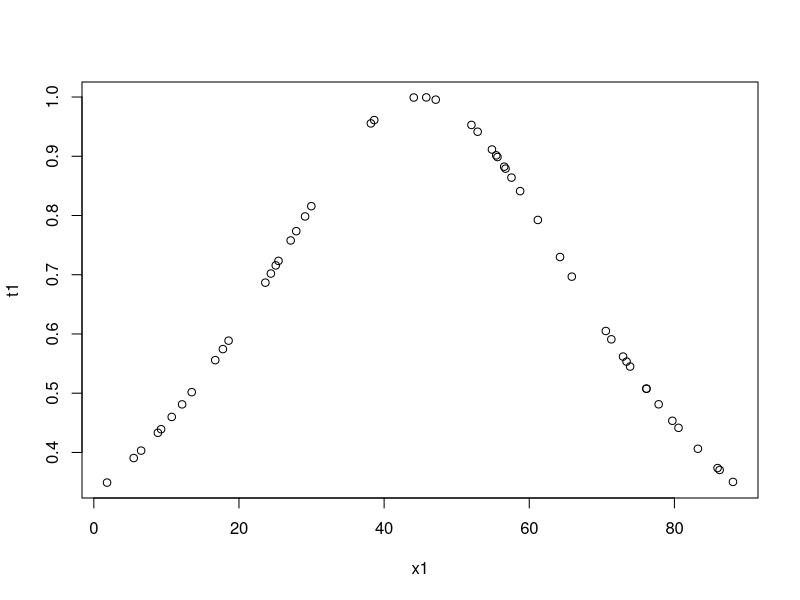
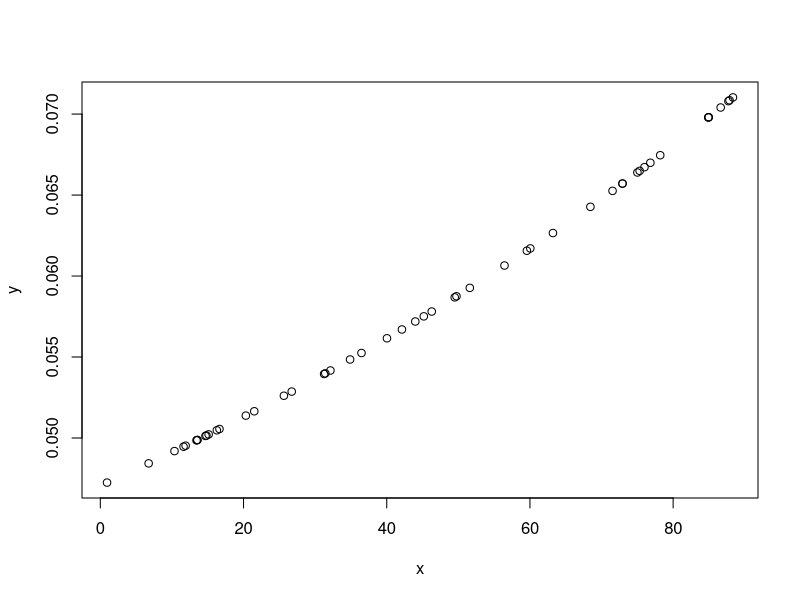
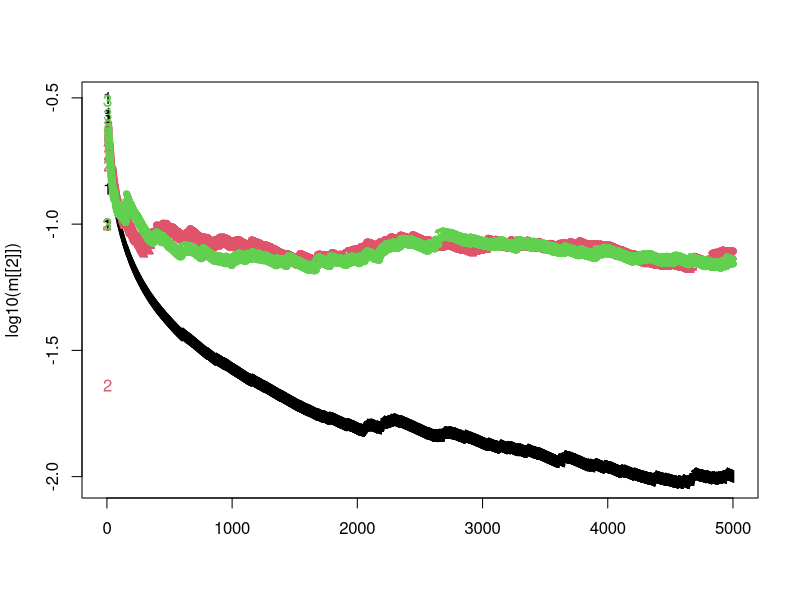
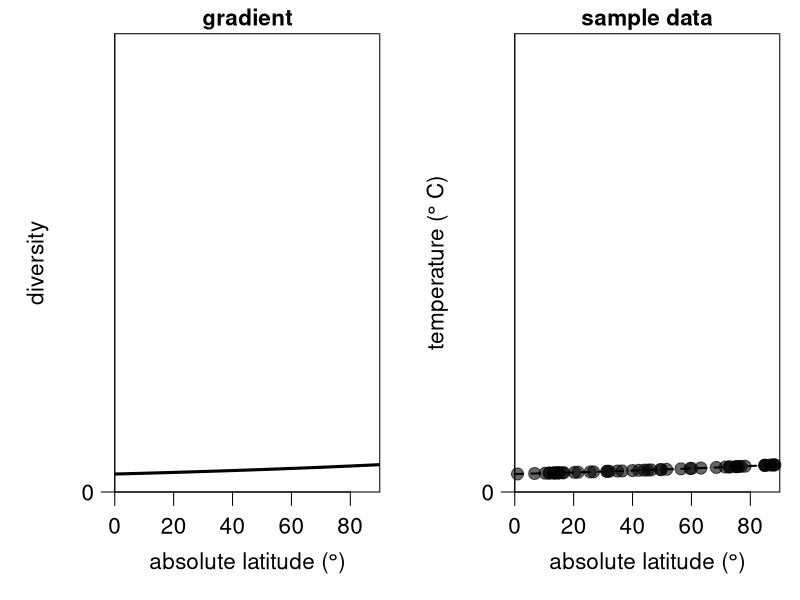
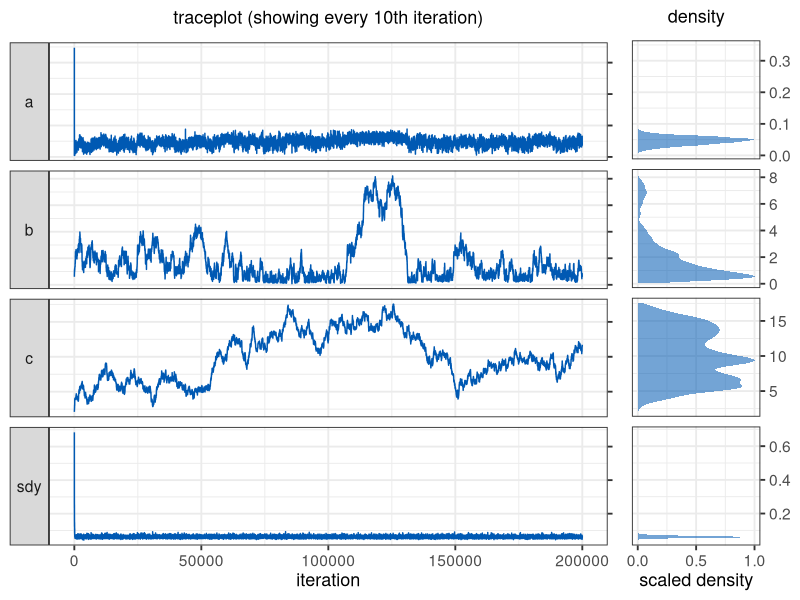
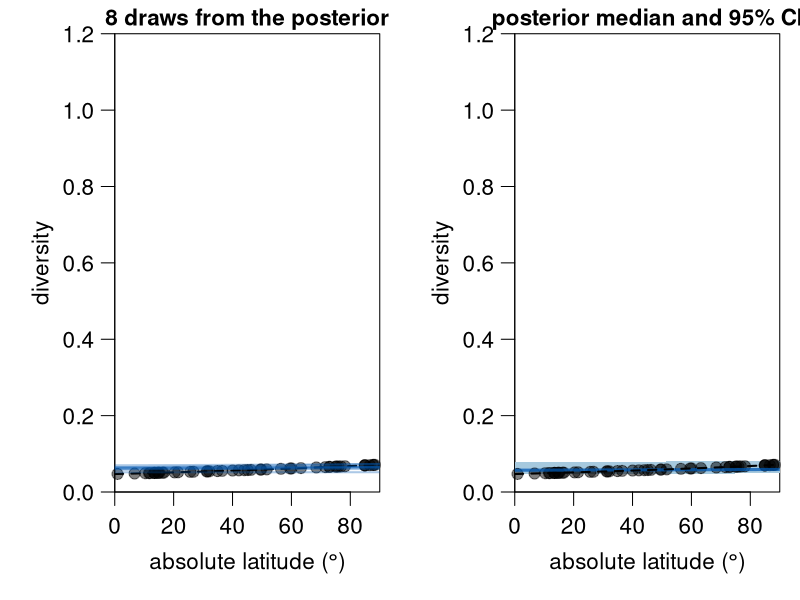
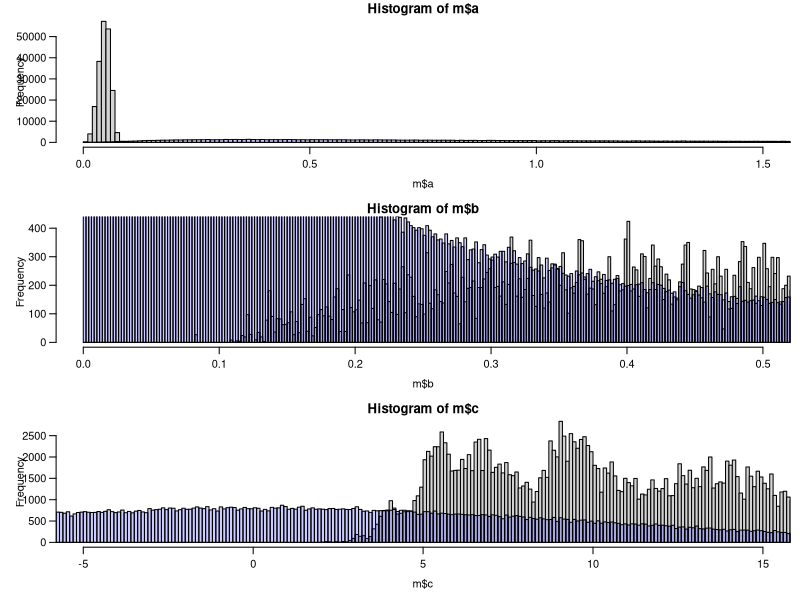

Generate these figures, in order, with R:
color = rgb(0.5,0.9,1)

N = 50
x1 <- runif(N,0,90)

a = 0
b = 1
c = 4.5
sdy = 0
t1 <- 1/(0.1*b*(x1/10-c)^2+1) +a+ rnorm(N,0,sdy)

plot(x1,t1)


#lm(t1 ~ a/(b*(x/10-c)^2+1))

######################################################
######################################################
### A Metropolis-Hastings algorithm for Latitudinal
### Temperature Gradients
###
### by Kilian Eichenseer
### February 2022
###
######################################################
######################################################
### FUNCTIONS

gradient <- function(x, coeff, sdy) { # sigma is labelled "sdy"
  a = coeff[1]
  b = coeff[2]
  c = coeff[3]
  return(1/(b*(x/100-c)^2+1)+ a + rnorm(length(x),0,sdy))
}

loglik <- function(x, y,  coeff, sdy) {
  a = coeff[1]
  b = coeff[2]
  c = coeff[3]
  pred = 1/(b*(x/100-c)^2+1)+a
  return(sum(dnorm(y, mean = pred, sd = sdy, log = TRUE)))
}

logprior <- function(coeff) {
  return(sum(c(
    dlnorm(coeff[1], 0, 1, log = TRUE),
    dlnorm(coeff[2], -2, 1.5, log = TRUE),
    dnorm(coeff[3], 0, 10, log = TRUE))))
}

logposterior <- function(x, y, coeff, sdy){
  return (loglik(x, y, coeff, sdy) + logprior(coeff))
}

MH_propose <- function(coeff, proposal_sd){
  return(rnorm(3,mean = coeff, sd= c(.1,.1,.1)))
}

weighted_var <- function(x, weights, sum_weights) {
  sum(weights*((x-sum(weights*x)/sum_weights)^2))/(sum_weights)
}

# Main MCMCM function
run_MCMC <- function(x, y, coeff_inits, sdy_init, nIter, proposal_sd_init = rep(0.1,3), nAdapt = 10000){
  ### Initialisation
  coefficients = array(dim = c(nIter,3)) # set up array to store coefficients
  coefficients[1,] = coeff_inits # initialise coefficients
  sdy = rep(NA_real_,nIter) # set up vector to store sdy
  sdy[1] = sdy_init # intialise sdy
  A_sdy = 3 # parameter for the prior on the inverse gamma distribution of sdy
  B_sdy = 0.1 # parameter for the prior on the inverse gamma distribution of sdy
  n <- length(y)
  shape_sdy <- A_sdy+n/2 # shape parameter for the inverse gamma
  sd_it <- 1
  coeff_sd <- array(NA_real_,dim = c(nAdapt,3))
  coeff_sd[1:2,] <- proposal_sd_init
  coeff_diff <- array(NA_real_,dim = c(nAdapt,3))
  allWeights <- exp((-(nAdapt-2)):0/1000)
  
  ### The MCMC loop
  for (i in 2:nIter){
    
    ## 1. Gibbs step to estimate sdy
    sdy[i] = sqrt(1/rgamma(1,shape_sdy,B_sdy+0.5*sum((y-gradient(x,coefficients[i-1,],0))^2)))
    
    ## 2. Metropolis-Hastings step to estimate the regression coefficients
    proposal = MH_propose(coefficients[i-1,],coeff_sd[sd_it,]) # new proposed values
    if(any(proposal[c(1,2)] <= 0)) HR = 0 else # Q and nu need to be >0
      # Hasting's ratio of the proposal
      HR = exp(logposterior(x = x, y = y, coeff = proposal, sdy = sdy[i]) -
                 logposterior(x = x, y = y, coeff = coefficients[i-1,], sdy = sdy[i]))
    
    #if(gradient(65, proposal,0) >10) HR = 0
    # accept proposal with probability = min(HR,1)
    if (runif(1) < HR){
      coefficients[i,] = proposal
      # if proposal is rejected, keep the values from the previous iteration
    }else{
      coefficients[i,] = coefficients[i-1,]
    }
    # Adaptation of proposal SD
    if(i < nAdapt){
      
      coeff_diff[i,] <- coefficients[i,]-coefficients[i-1,]
      if(i>=3) {
        weights = allWeights[(nAdapt-i+2):nAdapt-1]
        sum_weights = sum(weights)
        weighted_var_coeff <- apply(coeff_diff[2:i,], 2, function(f) weighted_var(
          f, weights = weights, sum_weights = sum_weights))
        
        
        coeff_sd[i+1,] <- ifelse(weighted_var_coeff==0,
                                 sqrt(coeff_sd[i,]^2/10),
                                 sqrt(2.4^2 * weighted_var_coeff))
      }
      sd_it <- i
    }
  } # end of the MCMC loop
  
  ###  Function output
  output = list(data.frame(a = coefficients[,1],
                           b = coefficients[,2],
                           c = coefficients[,3],
                           sdy = sdy),
                coeff_sd)
  return(output)
}
# for plotting the 95 % CI shading
error_polygon <- function(x,en,ep,color) {
  polygon( c(x[1], x, x[length(x)], x[length(x)], rev(x), x[1]),
           c((ep)[1],ep, (ep)[length(ep)], (en)[length(en)], rev(en), (en)[1]),
           border = NA, col = color)
}


### Data creation
set.seed(2)
sample_lat <- runif(50,0,90)
sample_data <- data.frame(
  x = sample_lat,
  y = gradient(x = sample_lat, coeff = c(a,b,c), sd = sdy))

plot(sample_data)
### Analysis
nIter <- 200000
system.time({m <- run_MCMC(x = sample_data$x, y = sample_data$y,
                           coeff_inits = c(0.8,0.12,2), sdy_init = 0.03, nIter = nIter,
                           nAdapt = 5000)})
matplot(log10(m[[2]]))

#m[[2]][5000,]
######################################################
######################################################
### PLOTS

######################################################
## Plots of the data


layout(matrix(c(1,2), nrow = 1, ncol = 2, byrow = TRUE))

par(mar = c(4,4.25,1.25,0.75), las = 1, mgp = c(2.25,0.75,0), cex = 1.35)
latitude <- seq(0,90,by=0.2)
diversity <- gradient(x = latitude, coeff = c(a, b, c), sd = 0)
plot(latitude, diversity, type = "l", lwd = 3, ylim = c(0,1.2),
     xlab = expression ("absolute latitude ("*degree*")"), yaxt = "n",
     ylab = expression("diversity"), yaxs = "i", xaxs = "i",
     xlim = c(0,90), main = "gradient", cex.main = 1)
axis(2,seq(-5,30,5),c(NA,0,NA,10,NA,20,NA,30))


plot(latitude, diversity, type = "l", lwd = 2, ylim = c(0,1.2),
     xlab = expression ("absolute latitude ("*degree*")"), yaxt = "n",
     ylab = expression("temperature ("*degree~"C)"), yaxs = "i", xaxs = "i",
     xlim = c(0,90), main = "sample data", lty= 2, cex.main = 1)
points(sample_data$x, sample_data$y,  pch = 19, cex = 1.2, col = rgb(0,0,0,0.6), xpd = T)
axis(2,seq(-5,30,5),c(NA,0,NA,10,NA,20,NA,30))
par(mfrow = c(1,1))
######################################################
## Posterior checks

library(ggplot2)
library(dplyr)
library(reshape)
library(cowplot)
m <- m[[1]] %>% mutate(iteration = 1:nrow(.))
mm <- melt(m,id.vars = "iteration")
mm <- mm %>% mutate(trueval = rep(c(a, b,c, sdy), each = nrow(m)))

facet.labs = c("F", "K", "M", "Q", expression(nu), expression(sigma["y"]))
names(facet.labs) <- c("A", "K", "M", "Q", "nu", "sdy")

p1 <- ggplot(mm %>% filter(iteration %% 10 == 0)) + geom_line(aes(x = iteration, y = value),
                                                              colour = rgb(0,0.35,0.7,1))+
  facet_grid(variable ~ ., switch = "y",scales = "free_y",
             labeller = labeller(variable = facet.labs)) +
  theme(legend.position = "none")+
  theme_bw(base_size = 14)+
  theme(strip.text.y.left = element_text(angle = 0))+
  scale_y_continuous(position = "right")+
  ylab(NULL)+
  ggtitle(expression("traceplot (showing every 10th"~"iteration)"))+
  theme(plot.title = element_text(size = 13, face = "bold",hjust = 0.5),
        axis.title=element_text(size=13), axis.text.y=element_blank(),)


p2 <- ggplot(mm %>% filter(iteration %% 10 == 0)) +
  #geom_vline(aes(xintercept = trueval), colour = "black", size = 1,linetype = "solid")+
  
  stat_density(aes(x = value, y =..scaled..),
               fill = rgb(0,0.35,0.7,0.55), size = 1.5)+
  facet_grid(variable ~ ., scales = "free_y")+
  theme(legend.position = "none")+
  theme_bw(base_size = 14)+
  theme(strip.background = element_blank(),
        strip.text.y = element_blank())+
  scale_y_continuous(position = "left",breaks = c(0,0.5,1))+
  scale_x_continuous(position = "top")+
  coord_flip()+
  ylab("scaled density")+
  xlab(NULL)+
  ggtitle(expression("density"))+
  theme(plot.title = element_text(size = 13, face = "bold",hjust = 0.5),
        axis.title=element_text(size=13))

plot_grid(p1, p2, ncol = 2, labels = c("", ""),
          rel_widths = c(7,2))


######################################################
## Gradient from posterior
burnin <- 10000
layout(matrix(c(1,2), nrow = 1, ncol = 2, byrow = TRUE))
par(mar = c(4,4.25,1.25,0.75), las = 1, mgp = c(2.25,0.75,0), cex = 1.35)
latitude <- seq(0,90,by=0.5)
diversity <- gradient(x = latitude, coeff = c(a, b, c), sdy = 0)
plot(latitude, diversity, type = "l", lwd = 2, ylim = c(0,1.2), 
     xlab = expression ("absolute latitude ("*degree*")"), 
     ylab = "diversity", yaxs = "i", xaxs = "i", lty = 2,
     xlim = c(0,90), main = "8 draws from the posterior", cex.main = 1)
points(sample_data$x, sample_data$y,  pch = 19, cex = 1.1, col = rgb(0,0,0,0.5), xpd = T)
replicate(8, points(latitude, gradient(x = latitude, coeff = 
                                         unlist(m[sample((burnin+1):nIter,1),1:3]), sdy = 0),
                    type = "l", col = rgb(0,0.35,0.7,0.33), lwd = 2))
#axis(2,seq(-5,30,5),c(NA,0,NA,10,NA,20,NA,30))

# Calculate confidence intervals
sample_it <- sample((burnin+1):nIter,1000)
grad_025 <- sapply(1:length(latitude), function(f) quantile(
  apply(m[sample_it,1:3],1,function(a) gradient(x=latitude[f], coeff =  a, sdy = 0)), 
  probs = 0.025))
grad_975 <- sapply(1:length(latitude), function(f) quantile(
  apply(m[sample_it,1:3],1,function(a) gradient(x=latitude[f], coeff =  a, sdy = 0)), 
  probs = 0.975))

# Calculate confidence intervals
sample_it <- sample((burnin+1):nIter,1000)
grad_025 <- sapply(1:length(latitude), function(f) quantile(
  apply(m[sample_it,1:3],1,function(a) gradient(x=latitude[f], coeff =  a, sdy = 0)), 
  probs = 0.025))
grad_975 <- sapply(1:length(latitude), function(f) quantile(
  apply(m[sample_it,1:3],1,function(a) gradient(x=latitude[f], coeff =  a, sdy = 0)), 
  probs = 0.975))

plot(latitude, diversity, type = "n", lwd = 2, ylim = c(0,1.2), 
     xlab = expression ("absolute latitude ("*degree*")"), 
     ylab = "diversity", yaxs = "i", xaxs = "i", lty = 2,
     xlim = c(0,90), main = "posterior median and 95% CI", cex.main = 1)

error_polygon <- function(x,en,ep,color) {
  polygon( c(x[1], x, x[length(x)], x[length(x)], rev(x), x[1]),
           c((ep)[1],ep, (ep)[length(ep)], (en)[length(en)], rev(en), (en)[1]),
           border = NA, col = color)
}
error_polygon(latitude,grad_025,grad_975,rgb(0.65,0.79,0.87,1))
points(sample_data$x, sample_data$y,  pch = 19, cex = 1.1, col = rgb(0,0,0,0.5), xpd = T)

points(latitude, gradient(x=latitude, coeff =  apply(m[sample_it,1:3],2,median), 
                          sdy = 0), type = "l", lwd = 3, col = rgb(0,0.35,0.7,0.75))
points(latitude, diversity, type = "l", lwd = 2, lty = 2)
#axis(2,seq(-5,30,5),c(NA,0,NA,10,NA,20,NA,30))

par(mfrow = c(1,1))

par(mfrow = c(3,1))
hist(m$a,seq(0,1000,0.01), xlim = c(0,1.5))
pri1 <- rlnorm(nIter,0,1)
hist(pri1,seq(0,1000,0.01), col = rgb(0,0,1,0.2), add = T)

hist(m$b,seq(0,1000,0.002), xlim = c(0,0.5))
pri2 <- rlnorm(nIter,-2,1.5)
hist(pri2,seq(0,1000,0.002), col = rgb(0,0,1,0.2), add = T)

hist(m$c,seq(-100,100,0.1), xlim = c(-5,15))
pri3 <- rnorm(nIter,0,10)
hist(pri3,seq(-100,100,0.1), col = rgb(0,0,1,0.2), add = T)
